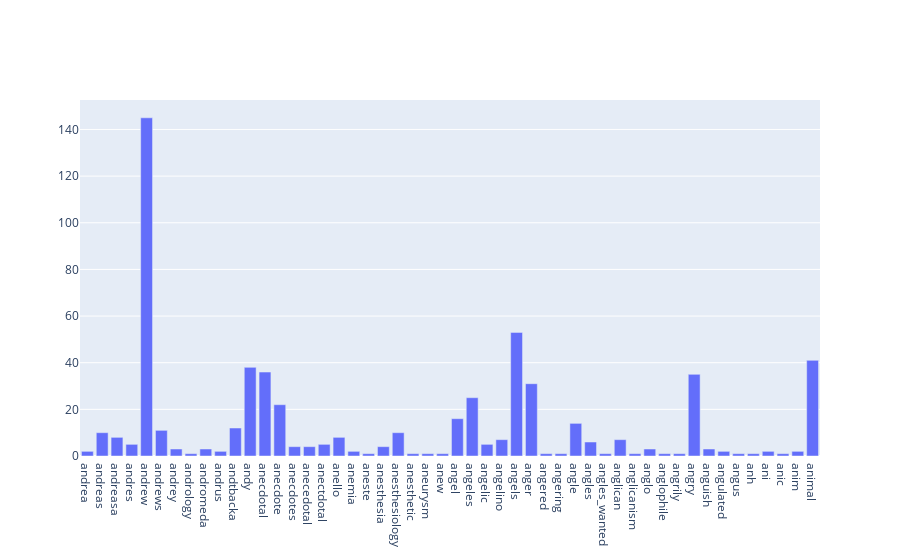

Notebook code for this chart:
### Markdown cell above
### >>> **Exercise 13 (take home):**
If you want a nicer interactive visualization here, I would encourage you try to install and use plotly to achieve this.

### Code cell
from plotly.offline import download_plotlyjs, init_notebook_mode, plot, iplot
import plotly.graph_objs as go

init_notebook_mode(connected=True)

fig = [go.Bar(
            x=np.asarray((count_vect.get_feature_names())[5000:5050]),
            y=term_frequencies[5000:5050]
    )]

iplot(fig)

### Figure 1 — Plotly figure (JSON) as saved in the notebook; plotly's stock layout.template omitted (floating-point values rounded to 4 significant figures)
{"data": [{"type": "bar", "x": ["andrea", "andreas", "andreasa", "andres", "andrew", "andrews", "andrey", "andrology", "andromeda", "andrus", "andtbacka", "andy", "anecdotal", "anecdote", "anecdotes", "anecedotal", "anectdotal", "anello", "anemia", "aneste", "anesthesia", "anesthesiology", "anesthetic", "aneurysm", "anew", "angel", "angeles", "angelic", "angelino", "angels", "anger", "angered", "angering", "angle", "angles", "angles_wanted", "anglican", "anglicanism", "anglo", "anglophile", "angrily", "angry", "anguish", "angulated", "angus", "anh", "ani", "anic", "anim", "animal"], "y": [2, 10, 8, 5, 145, 11, 3, 1, 3, 2, 12, 38, 36, 22, 4, 4, 5, 8, 2, 1, 4, 10, 1, 1, 1, 16, 25, 5, 7, 53, 31, 1, 1, 14, 6, 1, 7, 1, 3, 1, 1, 35, 3, 2, 1, 1, 2, 1, 2, 41]}], "layout": {}}
